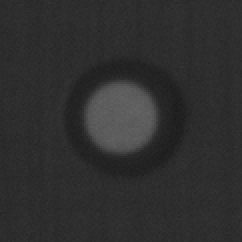
//> input picture rectangle_detect/data/40.png, 121 x 121 px (shown 2 times larger)
$ ./new_detect   (built with g++ and OpenCV 4)
//> lines starting //> are read from the running program, lines starting //| are printed output that depends on the picture; after the words box and inside, x2 and y2 are one past the last pixel; in counts of white or black regions, pixels touching at a corner belong together
#include <opencv2/opencv.hpp>
#include <iostream>
#include <vector>
#include <cmath>

// 定义常量 PI
#ifndef M_PI
#define M_PI 3.14159265358979323846
#endif

using namespace cv;
using namespace std;

// Zernike 矩亚像素边缘检测类
class ZernikeSubpixelEdge {
private:
    int N; // 模板大小，通常为 7
    std::vector<std::complex<double>> mask_M11;
    std::vector<std::complex<double>> mask_M20;
    std::vector<Point> mask_coords; // 记录掩膜内的相对坐标

public:
    ZernikeSubpixelEdge(int kernel_size = 7) : N(kernel_size) {
        precomputeMasks();
    }

    // 预计算 Zernike 模板 (N x N)
    // 映射到单位圆: x^2 + y^2 <= 1
    void precomputeMasks() {
        int half = N / 2;
        double radius = half;

        for (int i = 0; i < N; i++) {
            for (int j = 0; j < N; j++) {
                // 将像素坐标映射到 [-1, 1] 坐标系
                double y = (double)(i - half) / radius; // 注意图像行是 y
                double x = (double)(j - half) / radius; // 图像列是 x

                double r = std::sqrt(x * x + y * y);
                double theta = std::atan2(y, x);

                // 只计算单位圆内的点
                if (r <= 1.0 + 1e-6) {
                    mask_coords.push_back(Point(j - half, i - half));

                    // Zernike 多项式 V_nm(rho, theta) = R_nm(rho) * exp(j * m * theta)
                    // complex<double> j_complex(0, 1);

                    // M11: n=1, m=1
                    // R_11(r) = r
                    // V_11 = r * e^(i*theta) = x + iy
                    std::complex<double> v11(x, y);
                    // 注意：计算矩时使用的是 V的共轭，但在实数图像卷积中，我们通常直接计算投影
                    // 此处为了匹配 Ghosal 算法，构建复数卷积核
                    mask_M11.push_back(std::conj(v11));

                    // M20: n=2, m=0
                    // R_20(r) = 2*r^2 - 1
                    // V_20 = 2*r^2 - 1 (实数)
                    double v20_val = 2 * r * r - 1;
                    std::complex<double> v20(v20_val, 0);
                    mask_M20.push_back(std::conj(v20));
                }
            }
        }
    }

    // 对单个 Canny 边缘点进行亚像素校正
    // 返回值：是否存在有效的亚像素点
    bool refineEdge(const Mat& img, Point p_canny, Point2f& sub_pixel_out) {
        int half = N / 2;

        // 边界检查
        if (p_canny.x < half || p_canny.x >= img.cols - half ||
            p_canny.y < half || p_canny.y >= img.rows - half) {
            return false;
        }

        std::complex<double> M11(0, 0);
        std::complex<double> M20(0, 0);

        // 卷积计算矩
        for (size_t k = 0; k < mask_coords.size(); k++) {
            int px = p_canny.x + mask_coords[k].x;
            int py = p_canny.y + mask_coords[k].y;

            double gray_val = static_cast<double>(img.at<uchar>(py, px));

            M11 += gray_val * mask_M11[k];
            M20 += gray_val * mask_M20[k];
        }

        // Ghosal & Mehrotra 算法核心
        // 计算边缘的角度 theta
        double theta = std::atan2(M11.imag(), M11.real());

        // 旋转后的 M20 和 M11 (M11_prime 是纯实数，代表边缘强度)
        double M11_mag = std::abs(M11);
        double M20_prime = M20.real() * std::cos(2 * theta) + M20.imag() * std::sin(2 * theta);

        // 避免除零或弱边缘
        if (M11_mag < 10.0) return false;

        // 计算距离 l (单位圆坐标系下)
        // l = M20' / M11'
        double l = M20_prime / M11_mag;

        // 只有当 l 在合理范围内（例如 [-0.5, 0.5] 对应的单位圆比例）才认为边缘就在这个像素附近
        // 这里的阈值取决于单位圆映射的比例，保守起见取一个较小值
        // N=7, half=3.5. 1 pixel approx 1/3.5 = 0.28 in unit unit unit.
        // 如果 l 过大，说明真正的边缘离这个 Canny 像素太远，不可信
        if (std::abs(l) > 0.4) return false;

        // 将单位圆坐标系下的距离 l 映射回像素坐标系
        // 距离 correction = l * (N/2)
        double l_pixel = l * (double)(N / 2);

        // 计算亚像素坐标
        // 偏移方向是 theta
        sub_pixel_out.x = p_canny.x + l_pixel * std::cos(theta);
        sub_pixel_out.y = p_canny.y + l_pixel * std::sin(theta);

        return true;
    }
};

int main() {
    // 1. 读取图像
    // 请替换为你的图片路径
    std::string image_path = "./data/40.png";
    Mat src = imread(image_path, IMREAD_GRAYSCALE);
//> src is the input picture: 121 rows x 121 cols, CV_8UC1; min 28, max 101, mean 47.2
    if (src.empty()) {
        cerr << "Error: Could not load image." << endl;
        // 生成一个测试圆
        src = Mat::zeros(400, 400, CV_8UC1);
        circle(src, Point(200, 200), 100, Scalar(200), -1);
        GaussianBlur(src, src, Size(9, 9), 2); // 模拟模糊
        cout << "Generated test image." << endl;
    }

    // 2. 预处理
    Mat blurred;
    // 使用高斯滤波平滑噪声，这对于 Canny 和 Zernike 都很重要
    GaussianBlur(src, blurred, Size(5, 5), 1.5);

    // 3. Canny 边缘检测 (粗定位)
    Mat edges;
    // 阈值根据具体图像调整，这里使用自动或宽泛的范围
    Canny(blurred, edges, 40, 50, 3, true);
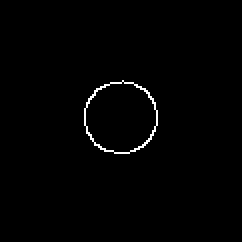
//> edges: 121 rows x 121 cols, CV_8UC1 (shown 2 times larger); 0.91% white in thin lines or dots, all inside (x1, y1, x2, y2) = (42, 40, 79, 77)

    // 4. Zernike 亚像素细化
    ZernikeSubpixelEdge zernikeDetector(7); // 7x7 窗口
    std::vector<Point2f> subPixelPoints;
    std::vector<Point> coarsePoints;

    // 获取所有非零点（Canny 边缘点）
    findNonZero(edges, coarsePoints);
//> coarsePoints = contour of 133 points, box (x1, y1, x2, y2) (42, 40, 79, 77), area 92

    cout << "Coarse edge points: " << coarsePoints.size() << endl;
//| Coarse edge points: 133

    for (const auto& p : coarsePoints) {
        Point2f sp;
        if (zernikeDetector.refineEdge(src, p, sp)) {
            subPixelPoints.push_back(sp);
        }
    }
//> this loop made 133 passes
//> (p, sp) on passes 1 to 12: (Point(61, 40), Point(61.03, 41.04)), (Point(55, 41), Point(54.78, 41.71)), (Point(56, 41), Point(55.81, 41.73)), (Point(57, 41), Point(56.85, 41.8)), (Point(58, 41), Point(57.91, 41.69)), (Point(59, 41), Point(58.97, 41.72)), (Point(60, 41), Point(60, 41.9)), (Point(62, 41), Point(62.07, 41.77)), (Point(63, 41), Point(63.13, 41.79)), (Point(64, 41), Point(64.19, 41.79)), (Point(65, 41), Point(65.25, 41.91)), (Point(66, 41), Point(66.25, 41.79))
//> sp on passes 61 to 66: Point(77.18, 54.85), Point(42.97, 55.88), Point(77.05, 55.92), Point(43, 56.96), Point(76.84, 56.96), Point(42.97, 58.02)
//> after the loop, subPixelPoints = 133 Points (x, y), first 12: [61.03, 41.04], [54.78, 41.71], [55.81, 41.73], [56.85, 41.8], [57.91, 41.69], [58.97, 41.72], [60, 41.9], [62.07, 41.77], [63.13, 41.79], [64.19, 41.79], [65.25, 41.91], [66.25, 41.79]

    cout << "Refined sub-pixel points: " << subPixelPoints.size() << endl;
//| Refined sub-pixel points: 133

    if (subPixelPoints.size() < 10) {
        cerr << "Not enough points to fit ellipse!" << endl;
        return -1;
    }

    // 5. 最小二乘法拟合椭圆
    // fitEllipse 函数内部使用最小二乘法拟合
    RotatedRect fitBox = fitEllipse(subPixelPoints);
//> fitBox = centre (60, 58.3), size (34.8, 35.4), angle 76.2

    // 6. 结果可视化与输出
    Mat result;
    cvtColor(src, result, COLOR_GRAY2BGR);

    // 绘制拟合的椭圆
    ellipse(result, fitBox, Scalar(0, 0, 255), 1);
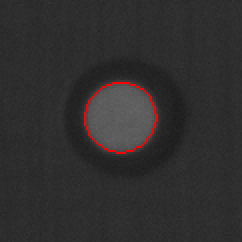
//> result: 121 rows x 121 cols, CV_8UC3 (shown 2 times larger); 0.68% of pixels changed, all inside (x1, y1, x2, y2) = (42, 41, 79, 77)
    // 绘制圆心
    int cx = cvRound(fitBox.center.x);
//> cx = 60
    int cy = cvRound(fitBox.center.y);
//> cy = 58
    result.at<cv::Vec3b>(cy, cx) = cv::Vec3b(0, 0, 255);
//> result: 121 rows x 121 cols, CV_8UC3; 1 pixels changed, all inside (x1, y1, x2, y2) = (60, 58, 61, 59)


    // 输出高精度圆心
    cout << "-----------------------------------" << endl;
    cout << "Sub-pixel Center (x, y): " << fitBox.center.x << ", " << fitBox.center.y << endl;
//| Sub-pixel Center (x, y): 59.9562, 58.2916
    cout << "Axis (width, height): " << fitBox.size.width << ", " << fitBox.size.height << endl;
//| Axis (width, height): 34.7931, 35.4442
    cout << "Angle: " << fitBox.angle << endl;
//| Angle: 76.213
    cout << "-----------------------------------" << endl;

    return 0;
}

$ run again, with rectangle_detect/data/28.png copied over rectangle_detect/data/40.png
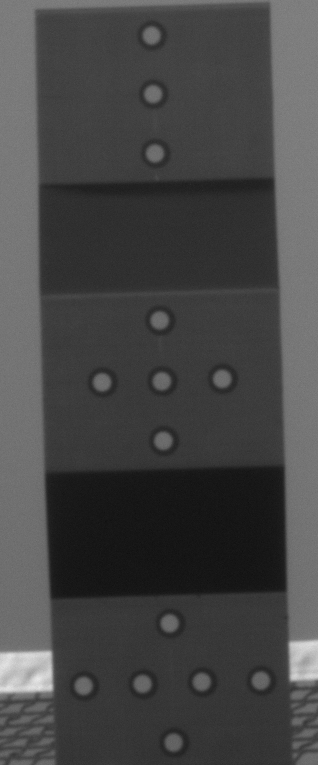
//> input picture rectangle_detect/data/28.png, 318 x 765 px
//> src is the input picture: 765 rows x 318 cols, CV_8UC1; min 15, max 233, mean 69.6
//> `Canny(blurred, edges, 40, 50, 3, true);`:
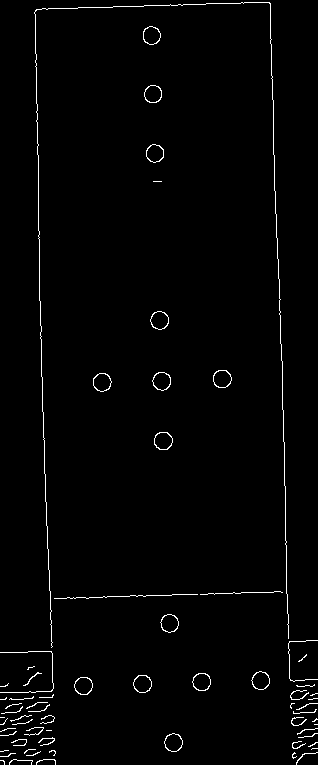
//> edges: 765 rows x 318 cols, CV_8UC1; 1.6% white in thin lines or dots
//> coarsePoints = 3891 Points (x, y), first 12: [241, 2], [242, 2], [244, 2], [245, 2], [246, 2], [247, 2], [248, 2], [249, 2], [250, 2], [251, 2], [252, 2], [253, 2]
//| Coarse edge points: 3891
//> the loop `for (const auto& p : coarsePoints)` made 3891 passes
//> after the loop `for (const auto& p : coarsePoints)`: subPixelPoints = 2114 Points (x, y), first 12: [270, 3.63], [34.18, 10.55], [36.09, 9.91], [271.2, 16.04], [148.8, 26.87], [149.9, 26.78], [151, 26.85], [152.1, 26.89], [146.7, 27.54], [147.8, 27.49], [153.1, 27.53], [154.2, 27.43]
//| Refined sub-pixel points: 2114
//> fitBox = centre (160.5, 481.9), size (298.4, 748.5), angle 179.5
//> `ellipse(result, fitBox, Scalar(0, 0, 255), 1);`:
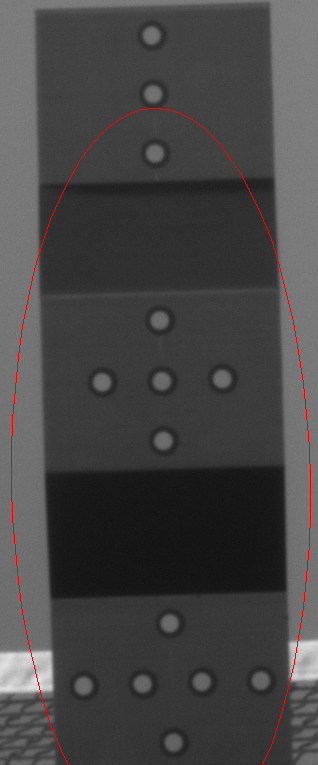
//> result: 765 rows x 318 cols, CV_8UC3; 0.56% of pixels changed, all inside (x1, y1, x2, y2) = (11, 108, 311, 765)
//> cx = 160
//> cy = 482
//| Sub-pixel Center (x, y): 160.452, 481.909
//| Axis (width, height): 298.449, 748.494
//| Angle: 179.49

$ run again, with rectangle_detect/data/38.png copied over rectangle_detect/data/40.png
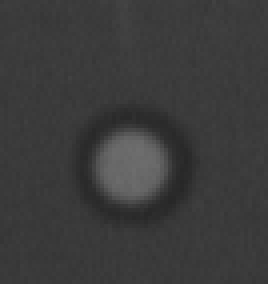
//> input picture rectangle_detect/data/38.png, 67 x 71 px (shown 4 times larger)
//> src is the input picture: 71 rows x 67 cols, CV_8UC1; min 39, max 110, mean 59.7
//> `Canny(blurred, edges, 40, 50, 3, true);`:
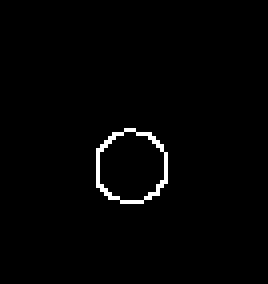
//> edges: 71 rows x 67 cols, CV_8UC1 (shown 4 times larger); 1.4% white in thin lines or dots, all inside (x1, y1, x2, y2) = (24, 32, 42, 51)
//> coarsePoints = contour of 65 points, box (x1, y1, x2, y2) (24, 32, 42, 51), area 12
//| Coarse edge points: 65
//> the loop `for (const auto& p : coarsePoints)` made 65 passes
//> (p, sp) on passes 1 to 8: (Point(31, 32), Point(30.89, 32.84)), (Point(32, 32), Point(31.98, 32.8)), (Point(33, 32), Point(33.07, 32.93)), (Point(28, 33), Point(27.76, 33.43)), (Point(29, 33), Point(28.8, 33.44)), (Point(30, 33), Point(29.86, 33.47)), (Point(34, 33), Point(34.11, 33.52)), (Point(35, 33), Point(35.16, 33.47))
//| Refined sub-pixel points: 65
//> fitBox = centre (32.4, 41.2), size (17, 17.3), angle 37.6
//> `ellipse(result, fitBox, Scalar(0, 0, 255), 1);`:
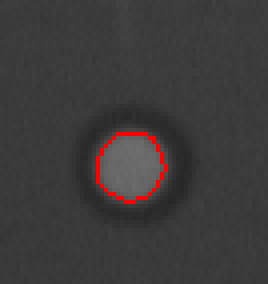
//> result: 71 rows x 67 cols, CV_8UC3 (shown 4 times larger); 1.01% of pixels changed, all inside (x1, y1, x2, y2) = (24, 33, 42, 51)
//> cx = 32
//> cy = 41
//| Sub-pixel Center (x, y): 32.3769, 41.2415
//| Axis (width, height): 17.0256, 17.3345
//| Angle: 37.5561
